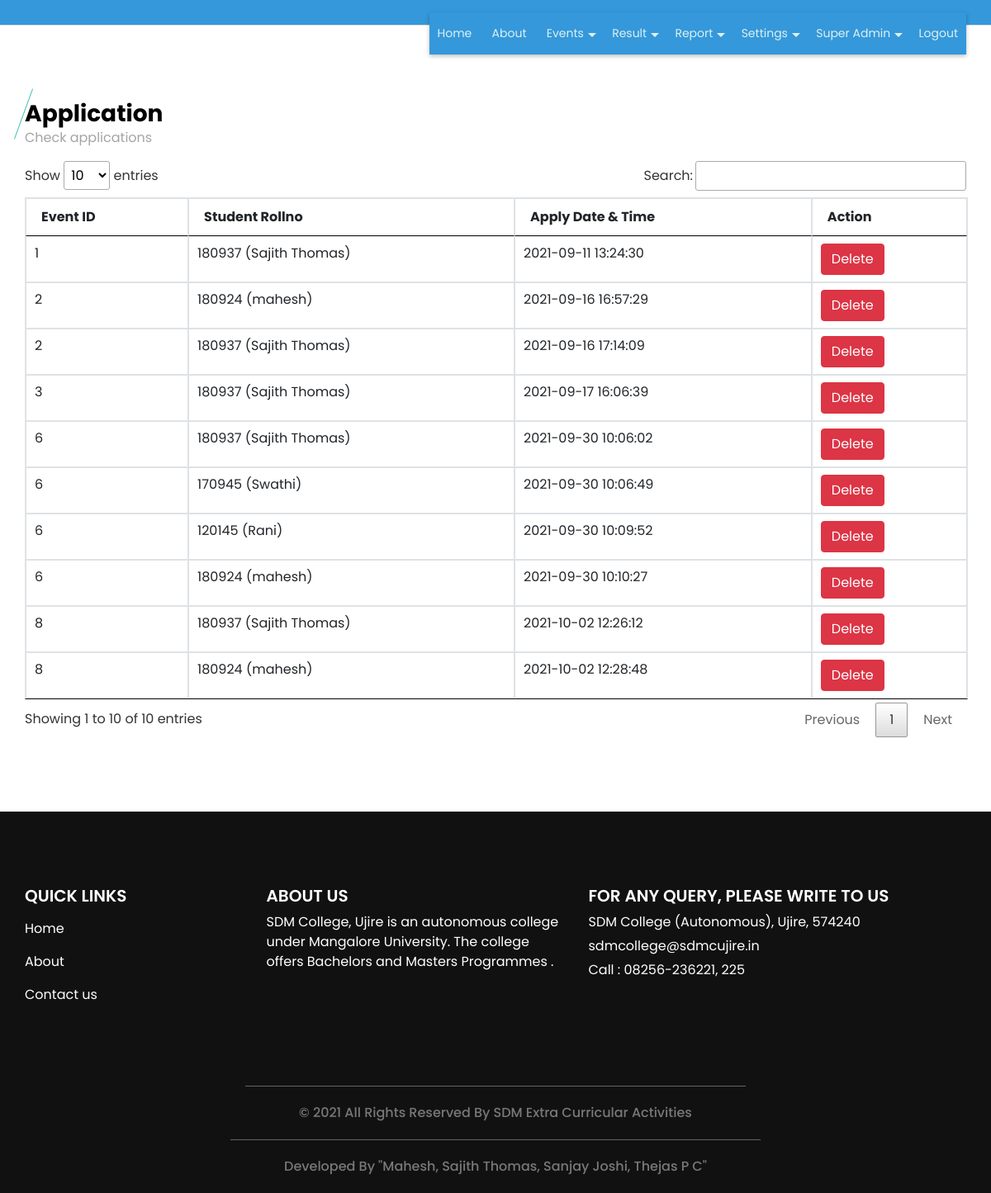
The app's page /view_event_apply.php (signed in) with its own data.
### tables this page shows
CREATE TABLE `staff` (
  `staff_id` int(11) NOT NULL,
  `staff_name` varchar(25) NOT NULL,
  `staff_dp` varchar(300) NOT NULL,
  `staff_type` varchar(20) NOT NULL,
  `department_id` int(11) NOT NULL,
  `login_id` varchar(40) NOT NULL,
  `password` varchar(300) NOT NULL,
  `gender` varchar(6) NOT NULL,
  `dob` date NOT NULL,
  `staff_status` varchar(10) NOT NULL
);

CREATE TABLE `event_participation` (
  `event_participation_id` int(11) NOT NULL,
  `event_id` int(11) NOT NULL,
  `student_id` int(11) NOT NULL,
  `event_participation_type` varchar(25) NOT NULL,
  `team` varchar(25) NOT NULL,
  `apply_dt_tim` datetime NOT NULL,
  `event_participation_status` varchar(10) NOT NULL
);

CREATE TABLE `student` (
  `student_id` int(11) NOT NULL,
  `student_name` varchar(30) NOT NULL,
  `course_id` int(11) NOT NULL,
  `student_rollno` varchar(10) NOT NULL,
  `student_password` varchar(300) NOT NULL,
  `st_class` varchar(20) NOT NULL,
  `student_image` varchar(300) NOT NULL,
  `gender` varchar(10) NOT NULL,
  `dob` date NOT NULL,
  `language` varchar(25) NOT NULL,
  `elective_paper` varchar(20) NOT NULL,
  `extension_activities` varchar(50) NOT NULL,
  `student_status` varchar(10) NOT NULL
);

### view_event_apply.php (the view, shortened to what this page needs)
<?php
include("header.php");
?>
  <section class="event_section layout_padding">
    <div class="container">
      <div class="heading_container">
        <h3>
         Application
        </h3>
        <p>
         Check applications
        </p>
      </div>
      <div class="event_container">
        <div class="">
<table id="datatableplugin" class="table table-bordered">
	<thead>
		<tr>
			<th>Event ID</th>
			<th>Student Rollno</th>
			<th>Apply Date & Time</th>
			<th>Action</th>
		</tr>
	</thead>
	<tbody>
		<?php
		$sqlview = "SELECT event_participation.*,student.student_rollno,student.student_name FROM  event_participation LEFT JOIN student ON event_participation.student_id=student.student_id";
		$qsqlview = mysqli_query($con,$sqlview);
		while($rsview = mysqli_fetch_array($qsqlview))
		{
			echo "<tr>
				<td>$rsview[event_id]</td>
				<td>$rsview[student_rollno] ($rsview[student_name])</td>
				<td>$rsview[apply_dt_tim]</td>
				<td>
				<a href='view_event_apply.php?delid=$rsview[event_participation_id]' class='btn btn-danger' onclick='return confirmdel()' >Delete</a>
				</td>
			</tr>";
		}
		?>
	</tbody>
</table>
        </div>
      </div>
    </div>
  </section>
<?php
include("footer.php");
?>

### headerpage.php (shortened to what this page needs)
<div id="header">
  <header>
    <div class="container">
      <div class="row">
        <div class="col-12">
          <nav class="navbar navbar-expand-lg navbar-light">
            <div lass="collapse navbar-collapse" id="navbartoggle">
<div class="nav-fostrap" style="  position: absolute;
  top: 15px;right: 0;">
	<ul>
		<li><a href="index.php">Home</a></li>
		<li><a href="about.php">About</a></li>
			<?php
			if(isset($_SESSION['staff_id']))
			{
			?>
		<li><a href="javascript:void(0)">Events<span class="arrow-down"></span></a>
		</li>
		<li><a href="javascript:void(0)">Result<span class="arrow-down"></span></a>
		</li>
		<li><a href="javascript:void(0)">Report<span class="arrow-down"></span></a>
		</li>
				<?php
				if($rsstaffprofile['staff_type'] == "Admin")
				{
				?>
		<li><a href="javascript:void(0)">Settings<span class="arrow-down"></span></a>
		</li>
				<?php
				}
				?>
		<li><a href="javascript:void(0)"><?php echo $rsstaffprofile['staff_name']; ?><span class="arrow-down"></span></a>
		</li>
<?php
			}
?>
		<?php
		if(isset($_SESSION['staff_id']) || ($_SESSION['student_id']))
		{
		?>
		<li><a href="logout.php">Logout</a></li>
		<?php
		}
		else
		{
		?>
		<li><a href="student.php">Registration</a></li>
		<li><a href="login.php">Login</a></li>
		<?php
		}
		?>
	</ul>
</div>
            </div>
          </nav>
        </div>
      </div>
    </div>
  </header>
</div>

### css/style.css (style rules this page uses)
body { font-family: "Poppins", sans-serif; color: #000000; background-color: #ffffff; }
.layout_padding { padding: 90px 0; }
.heading_container { display: -webkit-box; display: -ms-flexbox; display: flex; -webkit-box-orient: vertical; -webkit-box-direction: normal; -ms-flex-direction: column; flex-direction: column; -webkit-box-align: start; -ms-flex-align: start; align-items: flex-start; }
.heading_container h3 { font-weight: bold; position: relative; margin-bottom: 15px; }
.heading_container h3::before { content: ""; position: absolute; top: 50%; left: 2px; width: 1px; height: 65px; background-color: #4bc5b8; -webkit-transform: translateY(-50%) rotate(20deg); transform: translateY(-50%) rotate(20deg); }
a, a:hover, a:focus { text-decoration: none; }
.btn, .btn:focus { outline: none !important; -webkit-box-shadow: none; box-shadow: none; }
.event_section .heading_container h3 { margin-bottom: 0; }
.event_section .heading_container h3::before { left: -2px; }
.event_section p { color: #a4a4a4; }

### css/responsive.css (style rules this page uses)
@media (min-width: 1200px) { .container { max-width: 1170px; } }

### topmenu.php (style rules this page uses)
.nav-fostrap { display: block; margin-bottom: 15px 0; background: #3498db; -webkit-box-shadow:0 2px 5px 0 rgba(0,0,0,0.26); -moz-box-shadow:0 2px 5px 0 rgba(0,0,0,0.26); -o-box-shadow:0 2px 5px 0 rgba(0,0,0,0.26); z-index: 120; box-shadow: 0 2px 5px 0 rgba(0,0,0,0.26); }
.nav-fostrap ul { list-style-type: none; margin: 0; padding: 0; display: block; }
.nav-fostrap li { list-style-type: none; margin: 0; padding: 0; display: inline-block; position: relative; font-size: 14px; color: #def1f0; }
.nav-fostrap li a { padding: 15px 20px; font-size: 14px; color: #def1f0; display: inline-block; outline: 0; font-weight: 400; text-decoration: none; }
.arrow-down { width: 0; height: 0; border-left: 5px solid transparent; border-right: 5px solid transparent; border-top: 5px solid #def1f0; position: relative; top: 15px; right: -5px; content: ""; }

### headerpage.php (style rules this page uses)
#header nav { padding: 15px 0px; }
#header { border-bottom: 1px solid #ddd; background-color: #3498db; float: center; width: 100%; }
.nav-fostrap li a { padding: 15px 10px; font-size: 14px; color: #def1f0; display: inline-block; outline: 0; font-weight: 400; text-decoration: none; }

### records on screen
staff: staff_name "Super Admin"
event_participation: event "1", student.student_rollno "180937", student.student_name "Sajith Thomas", apply_dt_tim "2021-09-11 13:24:30"
event_participation: event "2", student.student_rollno "180924", student.student_name "mahesh", apply_dt_tim "2021-09-16 16:57:29"
event_participation: event "2", student.student_rollno "180937", student.student_name "Sajith Thomas", apply_dt_tim "2021-09-16 17:14:09"
event_participation: event "3", student.student_rollno "180937", student.student_name "Sajith Thomas", apply_dt_tim "2021-09-17 16:06:39"
event_participation: event "6", student.student_rollno "180937", student.student_name "Sajith Thomas", apply_dt_tim "2021-09-30 10:06:02"
event_participation: event "6", student.student_rollno "170945", student.student_name "Swathi", apply_dt_tim "2021-09-30 10:06:49"
event_participation: event "6", student.student_rollno "120145", student.student_name "Rani", apply_dt_tim "2021-09-30 10:09:52"
event_participation: event "6", student.student_rollno "180924", student.student_name "mahesh", apply_dt_tim "2021-09-30 10:10:27"
event_participation: event "8", student.student_rollno "180937", student.student_name "Sajith Thomas", apply_dt_tim "2021-10-02 12:26:12"
event_participation: event "8", student.student_rollno "180924", student.student_name "mahesh", apply_dt_tim "2021-10-02 12:28:48"
